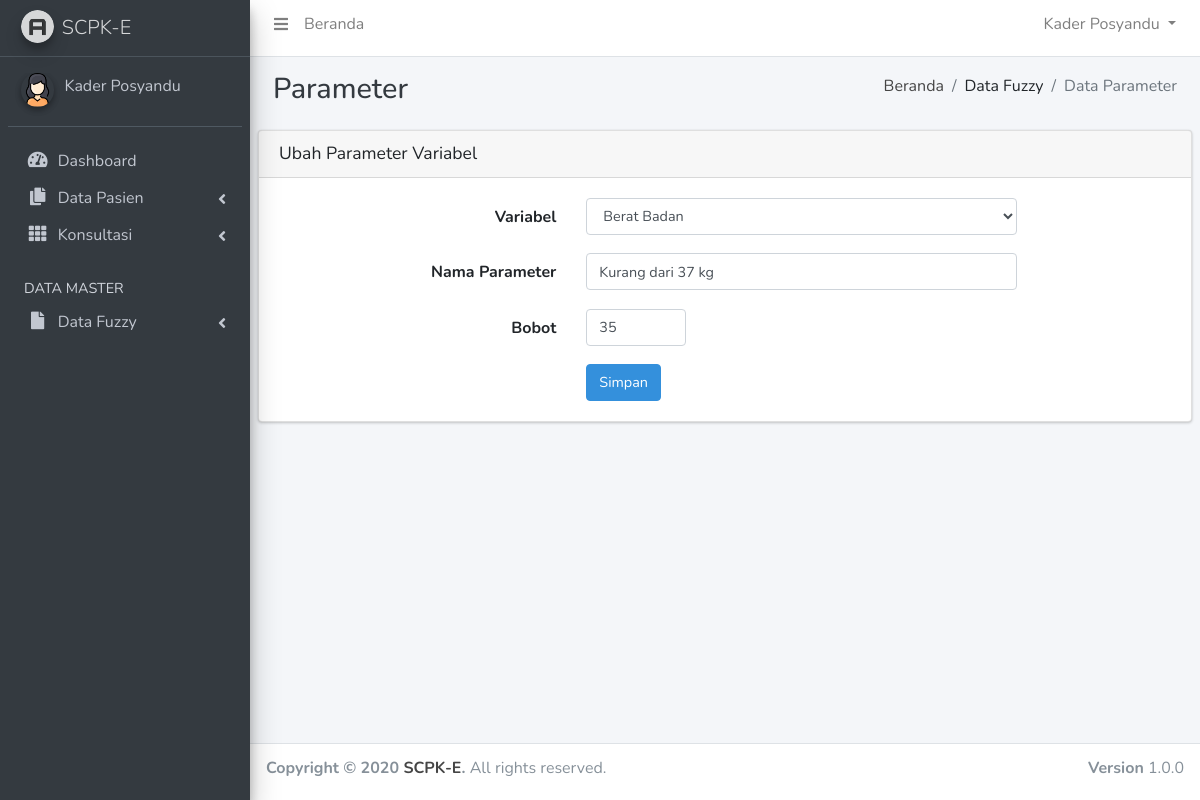
Screenshot of /scpk-e/?page=parameter-input&stat=ubah&id=14 (signed in) with the database file from the repository.
### tables this page shows
CREATE TABLE `bobot` (
  `id_variabel_parameter` int(2) NOT NULL,
  `id_variabel` int(2) NOT NULL,
  `parameter` varchar(50) NOT NULL,
  `bobot` double NOT NULL
);

CREATE TABLE `variabel` (
  `id_variabel` int(2) NOT NULL,
  `variabel` varchar(30) NOT NULL,
  `sifat` varchar(30) NOT NULL,
  `jenis` int(1) NOT NULL COMMENT '1. Kriteria, 2. Keputusan'
);

### scpk-e/config/koneksi.php (called while the page is built, shortened)
<?php
function querydb($query)
{
	$result=mysql_query($query) or die ("gagal melakukan Query=$query");
	return $result;
}
?>

### scpk-e/config/library.php (called while the page is built, shortened)
<?php
function antiinjec($data){
  $filter_sql = mysql_real_escape_string(stripslashes(strip_tags(htmlspecialchars($data,ENT_QUOTES))));
  return $filter_sql;
}
?>

### scpk-e/input_parameter.php (the view, shortened to what this page needs)
<?php
$stat	= @$_GET['stat'];
$id		= (int)antiinjec(@$_GET['id']);
if($stat=="ubah") {
	$hdata=querydb("SELECT id_variabel_parameter, parameter, id_variabel, bobot FROM bobot WHERE id_variabel_parameter=$id");
	$data=mysql_fetch_array($hdata);
}
			?>
<div class="content-header">
    <div class="container-fluid">
        <div class="row mb-2">
            <div class="col-sm-6">
                <h1 class="m-0 text-dark">Parameter</h1>
            </div>
            <div class="col-sm-6">
                <ol class="breadcrumb float-sm-right">
                    <li class="breadcrumb-item"><a href="?page=home">Beranda</a></li>
                    <li class="breadcrumb-item">Data Fuzzy</li>
                    <li class="breadcrumb-item active">Data Parameter</li>
                </ol>
            </div>
        </div>
    </div>
</div>
<section class="content">
  	<div class="row">
		<div class="col-12">
			<div class="card">
				<div class="card-header">
					<h2 class="card-title" style="margin-bottom: 1px;"><?php if($stat=="tambah") { echo "Tambah"; } elseif($stat=="ubah") { echo "Ubah"; } ?> Parameter Variabel</h2>
				</div>
				<div class="card-body">
					<form class="needs-validation" action="?page=parameter-input&stat=<?php echo $stat; ?>" method="post" enctype="multipart/form-data" name="form1" id="form1" novalidate>
						<div class="form-style-2" >
							<div class="form-group row">
								<label class="col-md-4 col-form-label text-md-right">Variabel</label>
								<div class="col-md-6">
									<select name="variabel" class="form-control" required>
										<?php
										$q_drop="SELECT id_variabel, variabel FROM variabel WHERE jenis=1 ORDER BY id_variabel ASC";
										$h_drop=querydb($q_drop);
										while($d_drop=mysql_fetch_assoc($h_drop)) {
										?>
										<option value="<?php echo $d_drop['id_variabel']; ?>" <?php if($d_drop['id_variabel']==$data['id_variabel']) { echo "selected"; } ?>><?php echo $d_drop['variabel']; ?></option>
										<?php } ?>
									</select>
								</div>
							</div>
							<div class="form-group row">
								<label class="col-md-4 col-form-label text-md-right">Nama Parameter</label>
								<div class="col-md-6">
									<input type="text" size="50" name="parameter" maxlength="50" class="form-control" value="<?php echo"$data[parameter]";?>" required>
								</div>
							</div>
							<div class="form-group row">
								<label class="col-md-4 col-form-label text-md-right">Bobot</label>
								<div class="col-md-6">
									<input type="number" size="10" step="0.01" style="width:100px;" name="bobot" maxlength="6" class="form-control" value="<?php echo"$data[bobot]";?>" required>
								</div>
							</div>
							<div class="form-group row mb-0">
								<div class="col-md-8 offset-md-4">
									<input type="submit" value="Simpan" class="btn btn-primary" name="stat_simpan"/>
								</div>
							</div>
						</div>
					</form>
				</div>
			</div>
		</div>
	</div>
</section>

### rows the page displays
bobot: variabel "Berat Badan", parameter "Kurang dari 37 kg", bobot "35"
